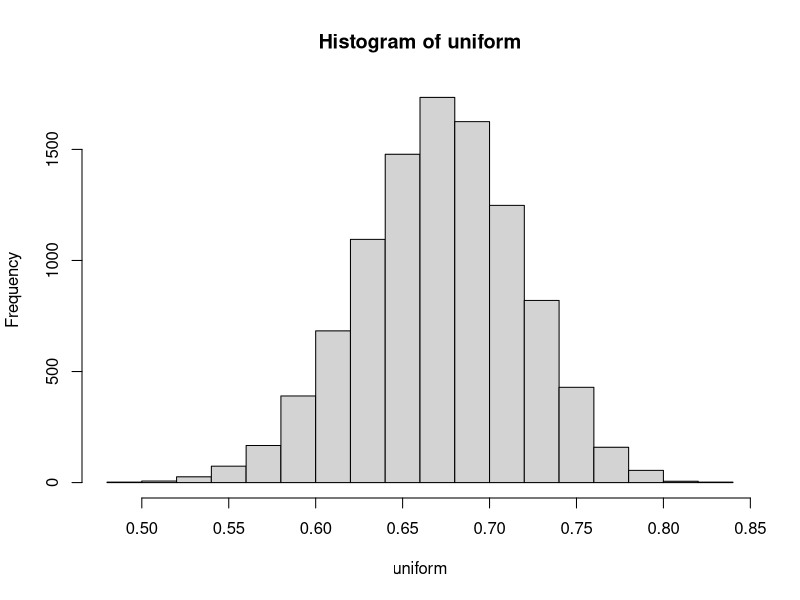
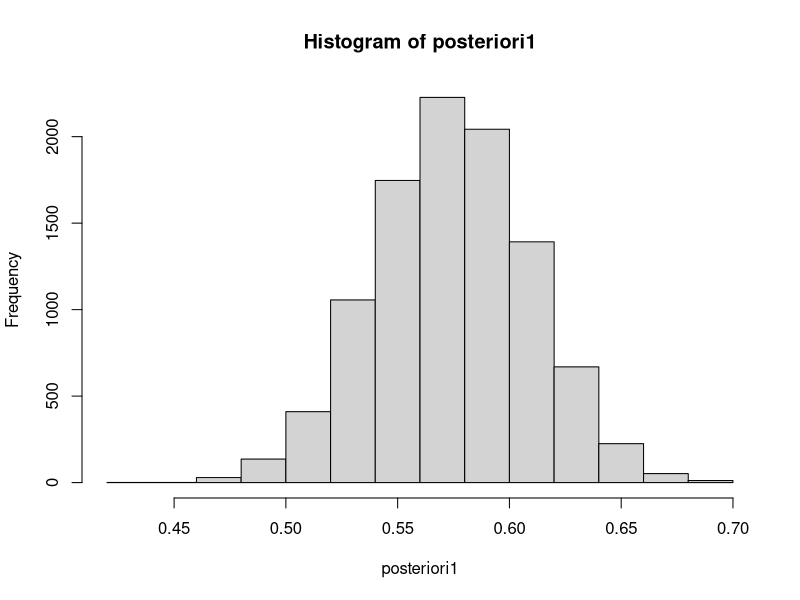
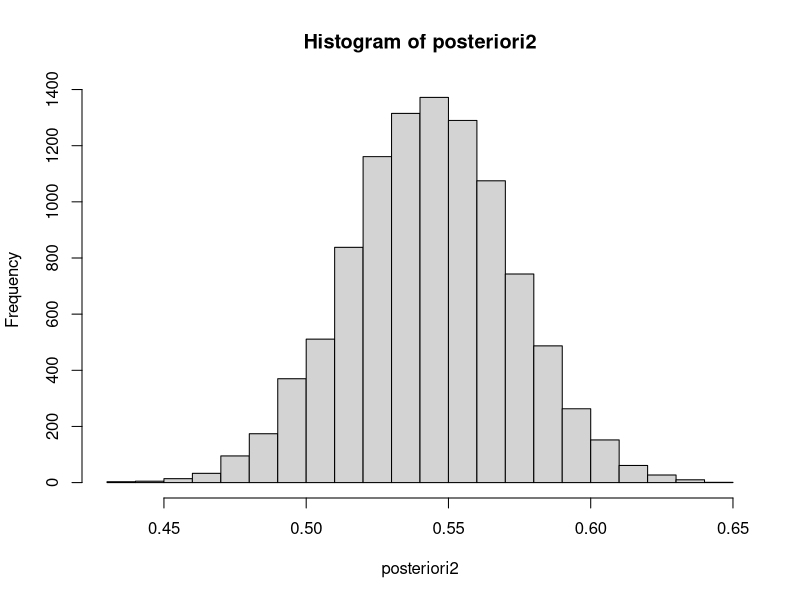
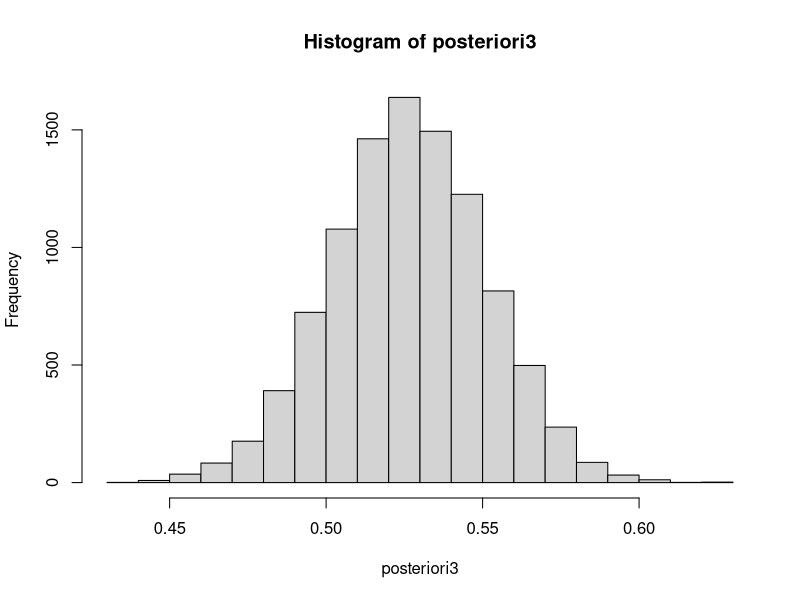
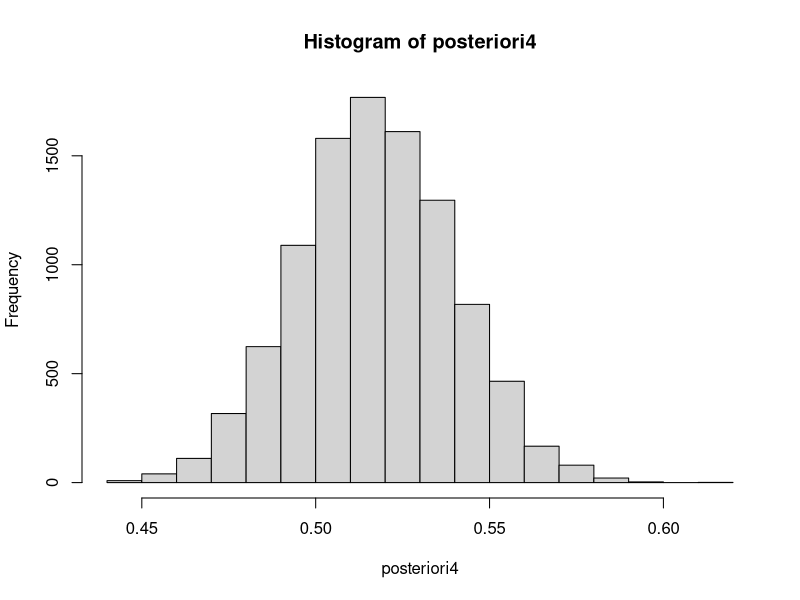
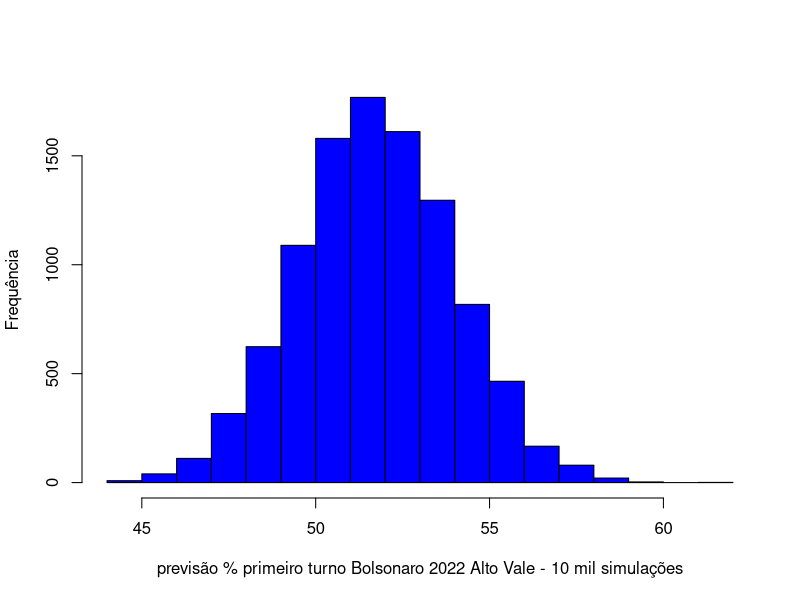

Source code (R) for these figures, in order:
#Bolsonaro alto vale
options("scipen"=100, "digits"=4)


#10 mil tentativas
#fórmula rbeta(10000, a1 + s, a2 + n-s) 
#acrescentar '>= .5)/10000' para responder à pergunta -> 50% ou mais dos votos

#Bolsonaro alto vale 2018 priori - (uniforme)
# n = 100
# s 82.42

a1 <- 1
a2 <- 1
n <- 100
s <- 67.52 #votação alto vale 2018 bolsonaro
w <- a1+s
z <- a2+(n-s)
#fórmula rbeta(10000, a1 + s, a2 + n-s) 
uniform <- rbeta(10000, w, z)
uniform_50 <- sum (uniform >= .5)/10000
hist(uniform)
mean(uniform)

#novo dado 47,5 # pesquisa ND+
# novo a1 <- ? -> 68.52 (a1 + s) da posteriori 2
# novo a2 <- ? -> 33.48 (a2 + n - s) da posteriori 2
#novo n <- ? -> 100
#novo s <- ? -> 47,5
#10 mil tentativas
#fórmula rbeta(10000, a1 + s, a2 + n-s) 
#acrescentar '>= .5)/10000' para responder à pergunta

a1 <- 68.52
a2 <- 33.48
n <- 100
s <- 47.5
w <- a1+s
z <- a2+(n-s)
posteriori1 <- rbeta(10000, w, z)
posteriori1_50 <-sum(rbeta(10000, w, z) >= .5)/10000 #+ que 50%
posteriori1_2018 <- sum(rbeta(10000, w, z) >= .6752)/10000 # mais que 2018
hist(posteriori1)
mean(posteriori1)


#novo 48,26 (com base na análise inicial)
a1 <- w
a2 <- z
n <- 100
s <- 48.26
w <- a1+s
z <- a2+(n-s)
posteriori2 <- rbeta(10000, w, z)
posteriori2_50 <- sum(rbeta(10000, w, z) >= .5)/10000 #+ que 50%
posteriori2_2018 <- sum(rbeta(10000, w, z) >= .6752)/10000 # mais que 2018
hist(posteriori2)
mean(posteriori2)

#novo 47.12563 (com base em Lula 2006, Ciro 2018, % curso superior)
a1 <- w
a2 <- z
n <- 100
s <- 47.12563
w <- a1+s
z <- a2+(n-s)
posteriori3 <- rbeta(10000, w, z)
posteriori3_50 <- sum(rbeta(10000, w, z) >= .5)/10000 #+ que 50%
posteriori3_2018 <- sum(rbeta(10000, w, z) >= .6752)/10000 # mais que 2018
hist(posteriori3)
mean(posteriori3)


#novo 48.23288 (com base em pesquisa ND+ votos em outros(além de bolsonaro)
#nenhum,branco e nulo , indecisos*0,47)
a1 <- w
a2 <- z
n <- 100
s <- 48.23288
w <- a1+s
z <- a2+(n-s)
posteriori4 <- rbeta(10000, w, z)
posteriori4_50 <- sum(rbeta(10000, w, z) >= .5)/10000 #+ que 50%
posteriori4_2018 <- sum(rbeta(10000, w, z) >= .6752)/10000 # mais que 2018
posteriori4_50valid <- sum(rbeta(10000, w, z) >= .4444)/10000 # mais que 2018
hist(posteriori4)
mean(posteriori4)

hist(posteriori4*100, main = "", xlab = "previsão % primeiro turno Bolsonaro 2022 Alto Vale - 10 mil simulações",
     ylab = "Frequência", col= "blue")


# aí juntar os histogramas bonitos
#ou arrumá-los

#conclusão altamente improvável que repita votação de 2018, mas por outro lado segue sendo a força 
#dominante na região com base nos dados que dispomos hoje deve ser o mais votado e com ampla margem
#à frente do segundo colocado

summary(posteriori4)

mean(posteriori4)
# [resultado] 0.5173

# se 10% dos votos forem brancos ou nulos, a previsão em cima de votos válidos é de:

# 51,73 - 90
# x - 100
(51.73 * 100) / 90
#[1] 57.48

# o intervalo
# 43 min
# 43 - 90
# x - 100
(43 * 100) / 90
#[1] 47.78

# 60,03 max
# 60,3 - 90
# x - 100
(60.03 * 100) / 90
#[1] 66,7


(50*100) / 90
# 50% válidos
100 -55.56
